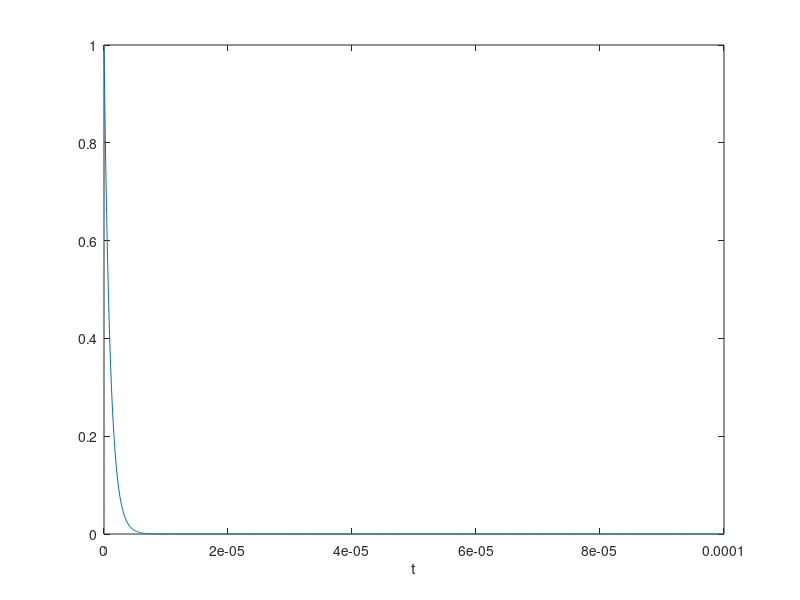

The MATLAB source for this figure: (Note: this script raises an error after producing the figure.)
x = linspace(0,0.0001,1000);
y = exp(-x./(10^(-3))/(10^(-3)));
plot(x,y);
xlabel('t');
ylabel('$y_{step}$',Interpreter='latex');